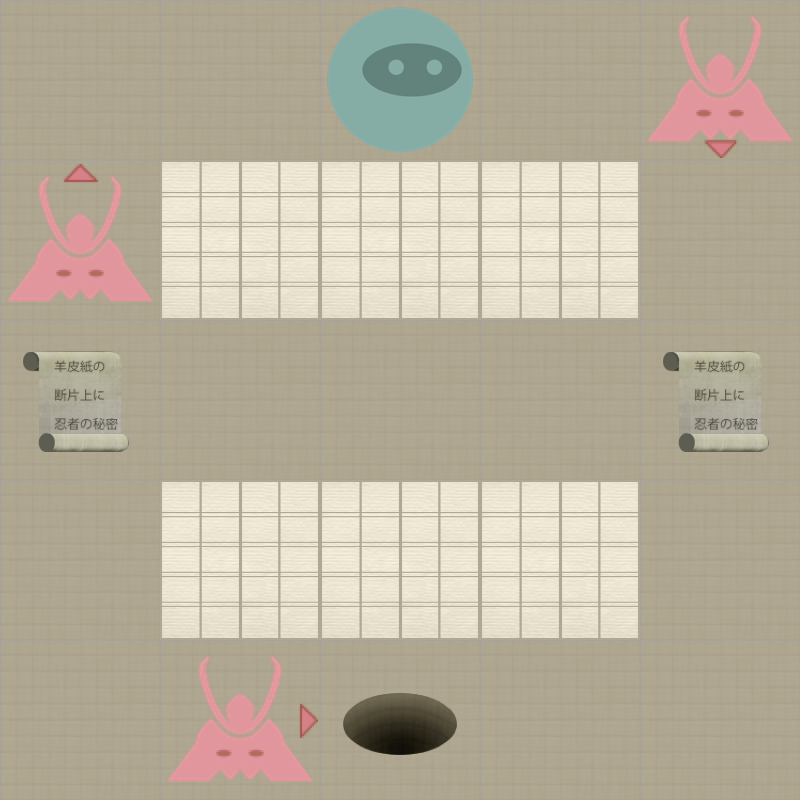

A 2D game scene composited from a Tiled map and its tileset images. What follows is a short description and the map's XML, with each tile layer's data collapsed to a summary:
An orthogonal 5x5 tile map with 160x160 px tiles, 2 tile layers (Level, Actors).

<map version="1.0" orientation="orthogonal" width="5" height="5" tilewidth="160" tileheight="160">
 <properties>
  <property name="moves" value="12" />
 </properties>
 <tileset firstgid="1" name="tiles" tilewidth="160" tileheight="160" spacing="2" margin="2">
  <image source="tiles-ipadhd.png" width="1024" height="1024" />
  <tile id="0">
   <properties>
    <property name="actor" value="exit" />
   </properties>
  </tile>
  <tile id="2">
   <properties>
    <property name="actor" value="guard" />
    <property name="direction" value="down" />
   </properties>
  </tile>
  <tile id="3">
   <properties>
    <property name="actor" value="guard" />
    <property name="direction" value="left" />
   </properties>
  </tile>
  <tile id="4">
   <properties>
    <property name="actor" value="guard" />
    <property name="direction" value="right" />
   </properties>
  </tile>
  <tile id="5">
   <properties>
    <property name="actor" value="guard" />
    <property name="direction" value="up" />
   </properties>
  </tile>
  <tile id="7">
   <properties>
    <property name="actor" value="player" />
   </properties>
  </tile>
  <tile id="8">
   <properties>
    <property name="actor" value="scroll" />
   </properties>
  </tile>
  <tile id="9">
   <properties>
    <property name="wall" value="1" />
   </properties>
  </tile>
 </tileset>
 <layer name="Level" width="5" height="5">
  <data>[25 cells, 25 non-empty, 2 distinct tile ids]</data>
 </layer>
 <layer name="Actors" width="5" height="5">
  <data>[25 cells, 7 non-empty, 6 distinct tile ids]</data>
 </layer>
</map>
